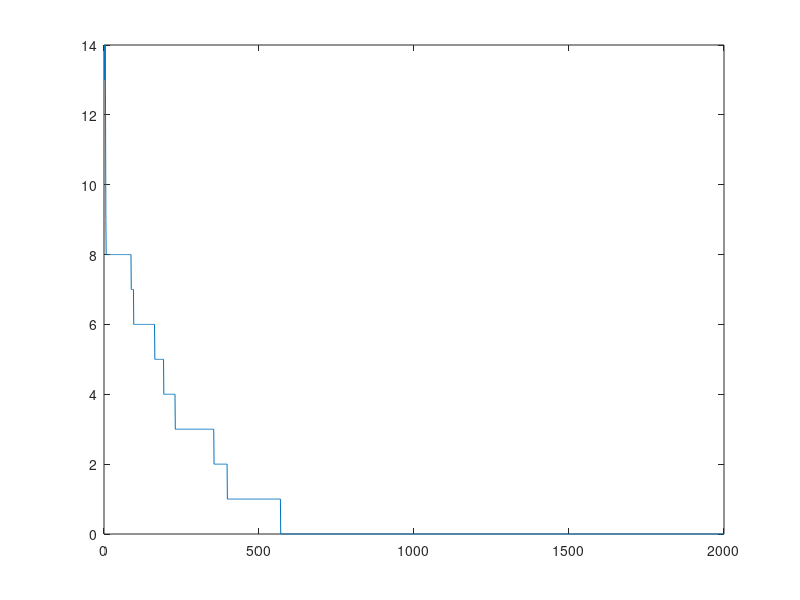

The MATLAB script that drew this image:


% if we change eta to smaller values we need to increase epochs alot
% backdrop will converge eventually, but it depends on the eta if it will
% be fast or not. Too large eta will converge fast, but may start
% oscillating, too small eta will converge but slowly


patterns=eye(8)*2-1
targets=patterns

X = [patterns; ones(1,8)];
T = targets;

% generera vikt verktor random element n?ra 0.  

eta = 0.05;
alpha = 0.9;
hidden = 3;
[insize, ndata] = size(patterns);
[outsize, ndata] = size(targets);


w = rand(hidden,(insize+1))* 2/sqrt(insize) - 1/sqrt(insize);
v = rand(outsize,hidden+1)* 2/sqrt(insize) - 1/sqrt(insize);


dv = zeros(outsize,(hidden+1));
dw = zeros(hidden,(insize+1));

epoch = 2000; 

%DELTA REGELN
%dW = -n*(W*X - T)*X.';

error=(1:epoch)

for i = 1:epoch
    
    %Forward
    
    hin = w * X; % input * weights = weighted inputs
    hout = [2 ./ (1+exp(-hin)) - 1 ; ones(1,ndata)]; % apply transfer func and add 
    oin = v * hout;
    out = 2 ./ (1+exp(-oin)) - 1;
    
    %Backward
    delta_o = (out - targets) .* ((1 + out) .* (1 - out)) * 0.5;
    delta_h = (v' * delta_o) .* ((1 + hout) .* (1 - hout)) * 0.5;
    delta_h = delta_h(1:hidden, :);
    
    %Weight update
    dw = (dw .* alpha) - (delta_h * X') .* (1-alpha); %momentum - (Alpha*old sw)
    dv = (dv .* alpha) - (delta_o * hout') .* (1-alpha);
    w = w + dw .* eta;
    v = v + dv .* eta;
   
    
    error(i) = sum(sum(abs(sign(out) - targets)./2));
    
    %Error expalined:
    %1: sign(out) - targets = if both are same sign, we get 0 => zero error
    %2: /2 => because if different sign we'll get 1--1 = 2 but we just want
    %to count it as 1 error, therefore /2
    %3: we then sum each row for it self
    %4: now we have a vector with numbers
    %5: the second sum sums the vector
    
end


plot(error)
